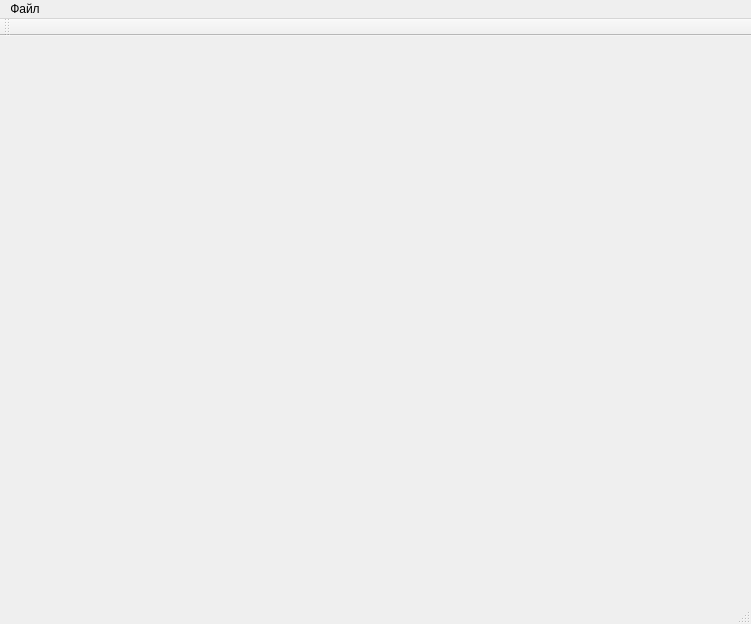
<?xml version="1.0" encoding="UTF-8"?>
<ui version="4.0">
 <class>MainWindow</class>
 <widget class="QMainWindow" name="MainWindow">
  <property name="geometry">
   <rect>
    <x>0</x>
    <y>0</y>
    <width>751</width>
    <height>624</height>
   </rect>
  </property>
  <property name="windowTitle">
   <string>HyperView, version 0.1 alpha</string>
  </property>
  <widget class="QWidget" name="centralWidget">
   <layout class="QHBoxLayout" name="horizontalLayout"/>
  </widget>
  <widget class="QMenuBar" name="menuBar">
   <property name="geometry">
    <rect>
     <x>0</x>
     <y>0</y>
     <width>751</width>
     <height>21</height>
    </rect>
   </property>
   <widget class="QMenu" name="menu">
    <property name="title">
     <string>Файл</string>
    </property>
    <addaction name="OpenFileAction"/>
    <addaction name="ExitAction"/>
   </widget>
   <addaction name="menu"/>
  </widget>
  <widget class="QToolBar" name="mainToolBar">
   <attribute name="toolBarArea">
    <enum>TopToolBarArea</enum>
   </attribute>
   <attribute name="toolBarBreak">
    <bool>false</bool>
   </attribute>
  </widget>
  <widget class="QStatusBar" name="statusBar"/>
  <action name="OpenFileAction">
   <property name="icon">
    <iconset resource="icons.qrc">
     <normaloff>:/icon/tab/icons/Open Folder-50.png</normaloff>:/icon/tab/icons/Open Folder-50.png</iconset>
   </property>
   <property name="text">
    <string>Открыть</string>
   </property>
   <property name="shortcut">
    <string>Ctrl+O</string>
   </property>
   <property name="iconVisibleInMenu">
    <bool>true</bool>
   </property>
  </action>
  <action name="ExitAction">
   <property name="icon">
    <iconset resource="icons.qrc">
     <normaloff>:/icon/tab/icons/Exit-50.png</normaloff>:/icon/tab/icons/Exit-50.png</iconset>
   </property>
   <property name="text">
    <string>Выход</string>
   </property>
   <property name="shortcut">
    <string>Ctrl+Q</string>
   </property>
  </action>
  <action name="CreateTableAction">
   <property name="icon">
    <iconset resource="icons.qrc">
     <normaloff>:/icon/tab/icons/Data Sheet-50.png</normaloff>:/icon/tab/icons/Data Sheet-50.png</iconset>
   </property>
   <property name="text">
    <string>Открыть канал</string>
   </property>
  </action>
  <action name="PlotHeatMapAction">
   <property name="icon">
    <iconset resource="icons.qrc">
     <normaloff>:/icon/tab/icons/Heat Map-50.png</normaloff>:/icon/tab/icons/Heat Map-50.png</iconset>
   </property>
   <property name="text">
    <string>Построить график канала</string>
   </property>
  </action>
 </widget>
 <layoutdefault spacing="6" margin="11"/>
 <resources>
  <include location="icons.qrc"/>
 </resources>
 <connections/>
</ui>
